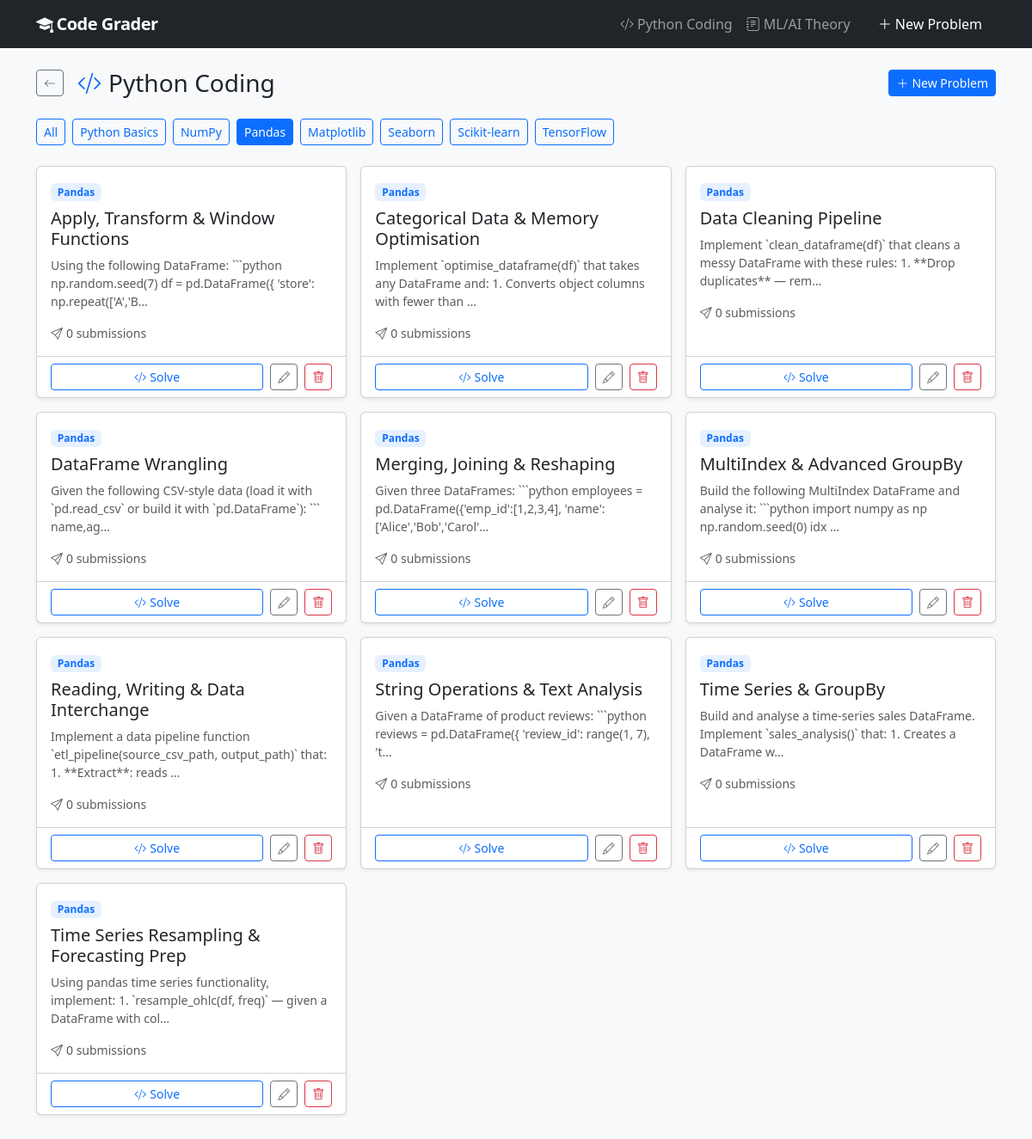
Screenshot of /coding/pandas/ with the database file from the repository.
### grader/models.py (models this page shows, shortened)
class Problem(models.Model):
    class Category(models.TextChoices):
        CODING = "coding", "Python Coding"
        THEORY = "theory", "ML/AI Theory"
    title = models.CharField(max_length=200)
    description = models.TextField(help_text="Full problem description shown to students.")
    grading_criteria = models.TextField(
        help_text="Criteria Claude will use to evaluate submissions."
    )
    example_input = models.TextField(blank=True)
    example_output = models.TextField(blank=True)
    category = models.CharField(
        max_length=20,
        choices=Category.choices,
        default=Category.CODING,
        db_index=True,
    )
    subject_area = models.CharField(
        max_length=50,
        choices=ALL_SUBJECT_AREAS,
        default="python_basics",
        db_index=True,
    )
    created_at = models.DateTimeField(auto_now_add=True)
    updated_at = models.DateTimeField(auto_now=True)
    class Meta:
        ordering = ["subject_area", "title"]
    @property
    def subject_label(self):
        return dict(ALL_SUBJECT_AREAS).get(self.subject_area, self.subject_area)

### grader/views.py (the view)
# urls.py: path("coding/", views.coding_list, name="coding_list"),
def coding_list(request, subject=None):
    qs = Problem.objects.filter(category="coding")
    active_subject = subject
    if subject:
        qs = qs.filter(subject_area=subject)
    return render(request, "grader/problem_list.html", {
        "problems": qs,
        "category": "coding",
        "category_label": "Python Coding",
        "subjects": CODING_SUBJECT_AREAS,
        "active_subject": active_subject,
        "accent": "primary",
        "icon": "bi-code-slash",
        "back_url": "coding_list",
    })

### templates/grader/problem_list.html (shortened to what this page needs)
{% extends "base.html" %}
{% block content %}
<div class="d-flex align-items-center mb-4 gap-3 flex-wrap">
  <a href="{% url 'home' %}" class="btn btn-sm btn-outline-secondary">
    <i class="bi bi-arrow-left"></i>
  </a>
  <h1 class="h3 mb-0 flex-grow-1">
    <i class="bi {{ icon }} me-2 text-{{ accent }}"></i>{{ category_label }}
  </h1>
  <a href="{% url 'problem_create' %}" class="btn btn-sm btn-{{ accent }}">
    <i class="bi bi-plus-lg me-1"></i>New Problem
  </a>
</div>
<div class="mb-4">
  <div class="d-flex flex-wrap gap-2">
    <a href="{% if category == 'coding' %}{% url 'coding_list' %}{% else %}{% url 'theory_list' %}{% endif %}"
       class="btn btn-sm {% if not active_subject %}btn-{{ accent }}{% else %}btn-outline-{{ accent }}{% endif %}">
      All
    </a>
    {% for s, label in subjects %}
    <a href="{% if category == 'coding' %}{% url 'coding_list_subject' s %}{% else %}{% url 'theory_list_subject' s %}{% endif %}"
       class="btn btn-sm {% if active_subject == s %}btn-{{ accent }}{% else %}btn-outline-{{ accent }}{% endif %}">
      {{ label }}
    </a>
    {% endfor %}
  </div>
</div>
{% if problems %}
<div class="row g-3">
  {% for problem in problems %}
  <div class="col-md-6 col-lg-4">
    <div class="card h-100 shadow-sm">
      <div class="card-body">
        <div class="mb-2">
          <span class="badge bg-{{ accent }} bg-opacity-10 text-{{ accent }} small">
            {{ problem.subject_label }}
          </span>
        </div>
        <h5 class="card-title">
          {{ problem.title|cut:"[Python Basics] "|cut:"[NumPy] "|cut:"[Pandas] "|cut:"[Matplotlib] "|cut:"[Seaborn] "|cut:"[Scikit-learn] "|cut:"[TensorFlow] "|cut:"[Regression] "|cut:"[Trees & Forests] "|cut:"[Classification] "|cut:"[Neural Networks] "|cut:"[Generative AI] " }}
        </h5>
        <p class="card-text text-muted small">
          {{ problem.description|truncatechars:110 }}
        </p>
        <div class="d-flex gap-2 text-muted small mt-2">
          <span><i class="bi bi-send me-1"></i>{{ problem.submissions.count }} submission{{ problem.submissions.count|pluralize }}</span>
        </div>
      </div>
      <div class="card-footer bg-transparent d-flex gap-2">
        <a href="{% url 'problem_detail' problem.pk %}" class="btn btn-sm btn-outline-{{ accent }} flex-grow-1">
          {% if category == 'theory' %}<i class="bi bi-pencil-square me-1"></i>Answer
          {% else %}<i class="bi bi-code-slash me-1"></i>Solve
          {% endif %}
        </a>
        <a href="{% url 'problem_edit' problem.pk %}" class="btn btn-sm btn-outline-secondary">
          <i class="bi bi-pencil"></i>
        </a>
        <a href="{% url 'problem_delete' problem.pk %}" class="btn btn-sm btn-outline-danger">
          <i class="bi bi-trash"></i>
        </a>
      </div>
    </div>
  </div>
  {% endfor %}
</div>
{% endif %}
{% endblock %}

### templates/base.html (style rules this page uses)
body { background-color: #f8f9fa; }

### rows the page displays
Problem: subject_label "Pandas", title "Apply, Transform & Window Functions", description "Using the following DataFrame: ```python np.random.seed(7) df = pd.DataFrame({ 'store': np.repeat(['A','B…", submissions.count "0"
Problem: subject_label "Pandas", title "Categorical Data & Memory Optimisation", description "Implement `optimise_dataframe(df)` that takes any DataFrame and: 1. Converts object columns with fewer than …", submissions.count "0"
Problem: subject_label "Pandas", title "Data Cleaning Pipeline", description "Implement `clean_dataframe(df)` that cleans a messy DataFrame with these rules: 1. **Drop duplicates** — rem…", submissions.count "0"
Problem: subject_label "Pandas", title "DataFrame Wrangling", description "Given the following CSV-style data (load it with `pd.read_csv` or build it with `pd.DataFrame`): ``` name,ag…", submissions.count "0"
Problem: subject_label "Pandas", title "Merging, Joining & Reshaping", description "Given three DataFrames: ```python employees = pd.DataFrame({'emp_id':[1,2,3,4], 'name':['Alice','Bob','Carol'…", submissions.count "0"
Problem: subject_label "Pandas", title "MultiIndex & Advanced GroupBy", description "Build the following MultiIndex DataFrame and analyse it: ```python import numpy as np np.random.seed(0) idx …", submissions.count "0"
Problem: subject_label "Pandas", title "Reading, Writing & Data Interchange", description "Implement a data pipeline function `etl_pipeline(source_csv_path, output_path)` that: 1. **Extract**: reads …", submissions.count "0"
Problem: subject_label "Pandas", title "String Operations & Text Analysis", description "Given a DataFrame of product reviews: ```python reviews = pd.DataFrame({ 'review_id': range(1, 7), 't…", submissions.count "0"
Problem: subject_label "Pandas", title "Time Series & GroupBy", description "Build and analyse a time-series sales DataFrame. Implement `sales_analysis()` that: 1. Creates a DataFrame w…", submissions.count "0"
Problem: subject_label "Pandas", title "Time Series Resampling & Forecasting Prep", description "Using pandas time series functionality, implement: 1. `resample_ohlc(df, freq)` — given a DataFrame with col…", submissions.count "0"

### other values shown
{{ category_label }} "Python Coding"
{{ label }} "Python Basics" "NumPy" "Pandas" "Matplotlib" "Seaborn" "Scikit-learn" "TensorFlow"
